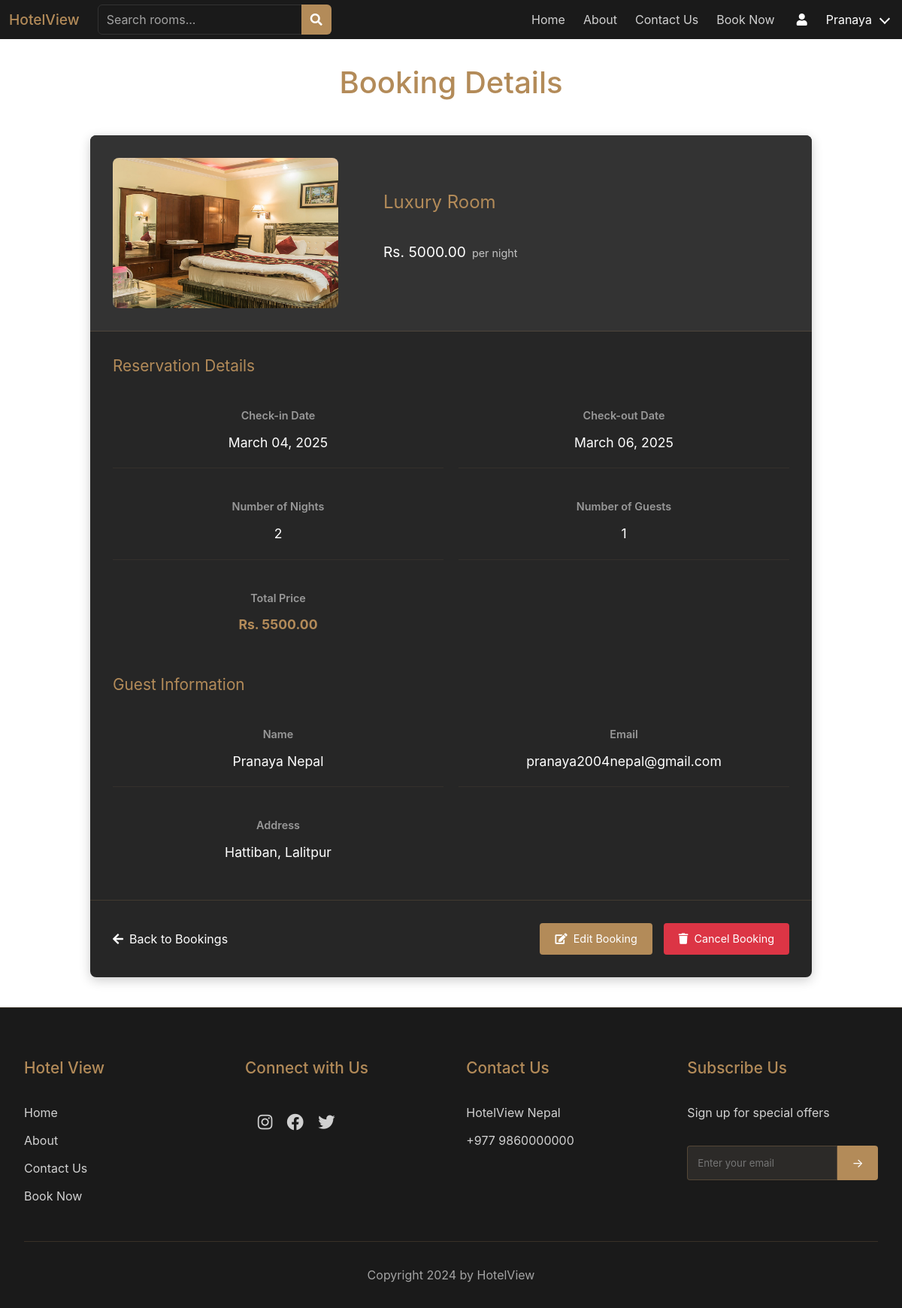
The page /booking/46/ (signed in) on the database its author committed.
### hotel/models.py (models this page shows, shortened)
class Booking(models.Model):
    STATUS_CHOICES = [
        ('pending', 'Pending'),
        ('confirmed', 'Confirmed'),
        ('cancelled', 'Cancelled'),
        ('rejected', 'Rejected')
    ]
    user = models.ForeignKey(User, on_delete=models.CASCADE)
    room = models.ForeignKey(Room, on_delete=models.CASCADE, null=True, blank=True)
    room_type = models.CharField(max_length=100)
    check_in = models.DateTimeField()
    check_out = models.DateTimeField()
    guests = models.IntegerField()
    nights = models.IntegerField()
    total_price = models.DecimalField(max_digits=10, decimal_places=2)
    name = models.CharField(max_length=100)
    surname = models.CharField(max_length=100)
    email = models.EmailField()
    address = models.TextField()
    created_at = models.DateTimeField(auto_now_add=True)
    status = models.CharField(max_length=20, choices=STATUS_CHOICES, default='pending')
    class Meta:
        ordering = ['-created_at']

class Room(models.Model):
    name = models.CharField(max_length=100)
    slug = models.SlugField(unique=True)
    description = models.TextField()
    price = models.DecimalField(max_digits=10, decimal_places=2)
    max_guests = models.IntegerField()
    beds = models.IntegerField()
    size = models.IntegerField(help_text="Size in square feet")
    rating = models.CharField(max_length=10)
    image = models.ImageField(upload_to='rooms/')
    is_available = models.BooleanField(default=True)
    created_at = models.DateTimeField(auto_now_add=True)
    updated_at = models.DateTimeField(auto_now=True)

### hotel/views.py (the view)
# urls.py: path('booking/<int:booking_id>/', views.booking_detail, name='booking_detail'),
@login_required
def booking_detail(request, booking_id):
    booking = get_object_or_404(Booking, id=booking_id, user=request.user)
    today = date.today()
    return render(request, 'booking_detail.html', {'booking': booking, 'today': today})

### templates/booking_detail.html (shortened to what this page needs)
{% extends 'base.html' %}
{% load static %}
{% block content %}
<div class="booking-detail-section">
    <div class="booking-detail-header">
        <h1>Booking Details</h1>
    </div>
    <div class="booking-detail-container">
        <div class="booking-preview">
            <div class="room-image">
                {% if booking.room %}
                    <img src="{{ booking.room.image.url }}" alt="{{ booking.room.name }}">
                {% else %}
                    <img src="{% static 'images/default-room.jpg' %}" alt="Default Room">
                {% endif %}
            </div>
            <div class="room-info">
                <h3>{% if booking.room %}{{ booking.room.name }}{% else %}{{ booking.room_type }}{% endif %}</h3>
                <div class="room-price">
                    Rs. {% if booking.room %}{{ booking.room.price }}{% else %}{{ booking.total_price }}{% endif %} <span>per night</span>
                </div>
            </div>
        </div>
        <div class="booking-info">
            <div class="info-section">
                <h2>Reservation Details</h2>
                <div class="info-grid">
                    <div class="info-item">
                        <span class="label">Check-in Date</span>
                        <span class="value">{{ booking.check_in|date:"F d, Y" }}</span>
                    </div>
                    <div class="info-item">
                        <span class="label">Check-out Date</span>
                        <span class="value">{{ booking.check_out|date:"F d, Y" }}</span>
                    </div>
                    <div class="info-item">
                        <span class="label">Number of Nights</span>
                        <span class="value">{{ booking.nights }}</span>
                    </div>
                    <div class="info-item">
                        <span class="label">Number of Guests</span>
                        <span class="value">{{ booking.guests }}</span>
                    </div>
                    <div class="info-item">
                        <span class="label">Total Price</span>
                        <span class="value price">Rs. {{ booking.total_price }}</span>
                    </div>
                </div>
            </div>
            <div class="info-section">
                <h2>Guest Information</h2>
                <div class="info-grid">
                    <div class="info-item">
                        <span class="label">Name</span>
                        <span class="value">{{ booking.name }} {{ booking.surname }}</span>
                    </div>
                    <div class="info-item">
                        <span class="label">Email</span>
                        <span class="value">{{ booking.email }}</span>
                    </div>
                    <div class="info-item">
                        <span class="label">Address</span>
                        <span class="value">{{ booking.address }}</span>
                    </div>
                </div>
            </div>
        </div>
        <div class="booking-actions">
            <a href="{% url 'hotel:user_bookings' %}" class="back-button">
                <i class="fas fa-arrow-left"></i> Back to Bookings
            </a>
            <div class="action-buttons">
                <a href="{% url 'hotel:edit_booking' booking.id %}" class="edit-button">
                    <i class="fas fa-edit"></i> Edit Booking
                </a>
                <a href="{% url 'hotel:delete_booking' booking.id %}" class="delete-button">
                    <i class="fas fa-trash"></i> Cancel Booking
                </a>
            </div>
        </div>
    </div>
</div>
{% endblock %}

### templates/base.html (shortened to what this page needs)
{% load static %}
<!DOCTYPE html>
<html lang="en">
<head>
    <link rel="stylesheet" href="{% static 'bulmaCSS/bulma.min.css' %}">
    <link rel="stylesheet" href="{% static 'styles/styles.css' %}">
</head>
<body>
    <nav class="navbar" id="navbarColor">
        <div class="navbar-brand">
            <a class="navbar-item has-text-white">
                HotelView
            </a>
        </div>
        <div class="navbar-menu" id="nav-links">
            <div class="navbar-start">
                <div class="navbar-item">
                    <div class="search-container">
                        <form action="{% url 'hotel:search' %}" method="GET" class="search-form">
                            <div class="field has-addons">
                                <div class="control search-input-container">
                                    <input
                                        class="input"
                                        type="text"
                                        name="q"
                                        id="searchInput"
                                        placeholder="Search rooms..."
                                        autocomplete="off"
                                        oninput="handleSearch(this.value)"
                                    >
                                </div>
                                <div class="control">
                                    <button type="submit" class="button is-primary">
                                        <span class="icon">
                                            <i class="fas fa-search"></i>
                                        </span>
                                    </button>
                                </div>
                            </div>
                        </form>
                    </div>
                </div>
            </div>
            <div class="navbar-end">
                <a href="{% url 'hotel:home' %}" class="navbar-item has-text-white">Home</a>
                <a href="{% url 'hotel:about' %}"  class="navbar-item has-text-white">About</a>
                <a href="{% url 'hotel:contact' %}"  class="navbar-item has-text-white">Contact Us</a>
                <a href="{% url 'hotel:book' %}" class="navbar-item has-text-white">Book Now</a>
                {% if user.is_authenticated %}
                    <div class="navbar-item has-dropdown is-hoverable">
                        <a class="navbar-link has-text-white">
                            <span class="icon">
                                <i class="fas fa-user"></i>
                            </span>
                            <span>{{ user.first_name }}</span>
                        </a>
                    </div>
                {% endif %}
            </div>
        </div>
    </nav>
    <div>
        {% block content %}{% endblock %}
    </div>
    <footer class="footer">
        <div class="footer-content">
            <div class="footer-section">
                <h3>Hotel View</h3>
                <div class="footer-links">
                    <a href="{% url 'hotel:home' %}">Home</a>
                    <a href="{% url 'hotel:about' %}">About</a>
                    <a href="{% url 'hotel:contact' %}">Contact Us</a>
                    <a href="{% url 'hotel:book' %}">Book Now</a>
                </div>
            </div>
            <div class="footer-section">
                <h3>Connect with Us</h3>
                <div class="social-icons">
                    <a href="#"><i class="fab fa-instagram"></i></a>
                    <a href="#"><i class="fab fa-facebook"></i></a>
                    <a href="#"><i class="fab fa-twitter"></i></a>
                </div>
            </div>
            <div class="footer-section">
                <h3>Contact Us</h3>
                <div class="footer-links">
                    <p>HotelView Nepal</p>
                    <p>+977 9860000000</p>
                </div>
            </div>
            <div class="footer-section">
                <h3>Subscribe Us</h3>
                <p>Sign up for special offers</p>
                <form class="subscribe-form">
                    <input type="email" placeholder="Enter your email">
                    <button type="submit">→</button>
                </form>
            </div>
        </div>
        <div class="footer-bottom">
            <p>Copyright 2024 by HotelView</p>
        </div>
    </footer>
    <link rel="stylesheet" href="https://cdnjs.cloudflare.com/ajax/libs/font-awesome/5.15.4/css/all.min.css">
</body>
</html>

### static/styles/styles.css (style rules this page uses)
#navbarColor { background-color: #1a1a1a !important; position: fixed; width: 100%; top: 0; left: 0; z-index: 1000; height: 52px; border-bottom: none; }
.navbar-item { position: relative; text-decoration: none; color: rgba(255, 255, 255, 0.8) !important; transition: color 0.3s ease; border-bottom: none; }
.navbar-item::after { content: ''; position: absolute; width: 0; height: 2px; bottom: 0; left: 50%; background-color: #b38b59; transition: width 0.3s ease, left 0.3s ease; }
.navbar-brand .navbar-item::after, .navbar-dropdown .navbar-item::after { display: none; }
.navbar-brand .navbar-item { color: #b38b59 !important; font-weight: 500; font-size: 1.2rem; border-bottom: none; }
.info-item { display: flex; align-items: center; gap: 1rem; }
.info-item { display: flex; align-items: center; gap: 20px; padding: 20px; border-bottom: 1px solid rgba(179, 139, 89, 0.1); transition: transform 0.3s ease; }
.info-item:last-child { border-bottom: none; }
.social-icons { display: flex; justify-content: center; gap: 20px; padding-right: 110px; }
.navbar-link:not(.is-arrowless)::after { border-color: white; }
.navbar-link .icon, .navbar-item .icon { margin-right: 0.5rem; }
.room-image { position: relative; height: 220px; overflow: hidden; }
.room-image img { width: 100%; height: 100%; object-fit: cover; }
.room-price { margin: 1.2rem 0; display: flex; align-items: baseline; gap: 0.5rem; }
.price { font-size: 1.8rem; color: #b38b59; font-weight: 600; }
.footer { background-color: #1a1a1a; padding: 4rem 2rem 2rem; color: rgba(255, 255, 255, 0.8); border-top: 1px solid rgba(179, 139, 89, 0.2); }
.footer-content { max-width: 1200px; margin: 0 auto; display: grid; grid-template-columns: repeat(4, 1fr); gap: 3rem; }
.footer-section { display: flex; flex-direction: column; gap: 1rem; }
.footer-section h3 { color: #b38b59; font-size: 1.3rem; font-weight: 500; margin-bottom: 1rem; }
.footer-links { display: flex; flex-direction: column; gap: 0.8rem; }
.footer-links a { color: rgba(255, 255, 255, 0.8); text-decoration: none; transition: color 0.3s ease; }
.social-icons { display: flex; gap: 1.2rem; margin-top: 0.5rem; }
.social-icons a { color: rgba(255, 255, 255, 0.8); font-size: 1.4rem; transition: color 0.3s ease; }
.subscribe-form { margin-top: 1rem; display: flex; }
.subscribe-form input { padding: 0.8rem; background-color: #2c2a28; border: 1px solid rgba(179, 139, 89, 0.3); border-radius: 4px 0 0 4px; color: #ffffff; width: 200px; }
.subscribe-form button { padding: 0.8rem 1.2rem; background-color: #b38b59; color: #ffffff; border: none; border-radius: 0 4px 4px 0; cursor: pointer; transition: background-color 0.3s ease; }
.footer-bottom { margin-top: 3rem; padding-top: 2rem; text-align: center; border-top: 1px solid rgba(179, 139, 89, 0.2); color: rgba(255, 255, 255, 0.6); }
.room-image { position: relative; height: 200px; }
.room-info { padding: 30px; }
.price { color: #ffffff; font-size: 24px; font-weight: bold; }

### templates/base.html (style rules this page uses)
.search-container { position: relative; min-width: 300px; }
.search-input-container { position: relative; flex-grow: 1; }
.search-input-container .input { background: rgba(26, 26, 26, 0.9); border: 1px solid #333; color: #fff; transition: all 0.3s; }
.search-input-container .input::placeholder { color: rgba(255, 255, 255, 0.6); }
.search-container .button { background: #b38b59; border: none; color: #fff; }

### rows shown on the page
Booking: room.image (picture), room.name "Luxury Room", room.price "5000.00", check_in "March 04, 2025", check_out "March 06, 2025", nights "2", guests "1", total_price "5500.00", name "Pranaya", surname "Nepal", email "pranaya2004nepal@gmail.com", address "Hattiban, Lalitpur"

### other values the page prints
{{ user.first_name }} "Pranaya"
